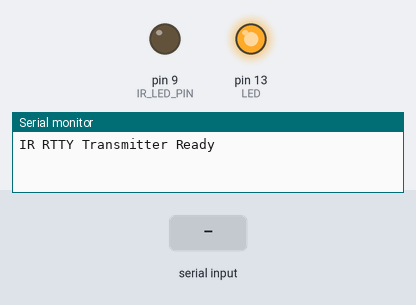
This sketch was run on a simulated Arduino Uno, built with avr-gcc and run on an emulated ATmega328P. Shown: output pins drawn as LEDs (lit = HIGH), the last lines printed to the serial monitor. The inputs (shaded band) are chosen by the test bench.

Above: at 0.01 s.
At 1.2 s:
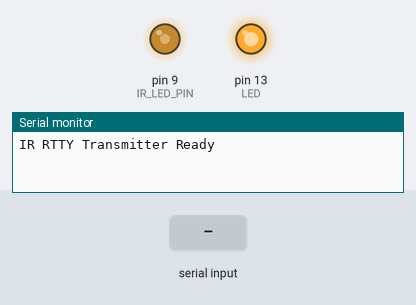
1.3 s: "1" received over Serial
At 3.1 s:
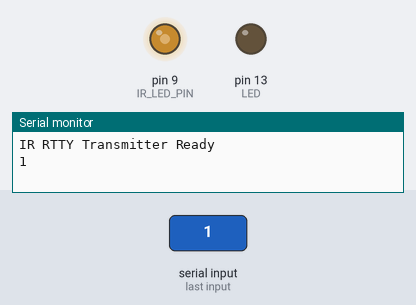
Timing chart, 0 to 4.6 s (numbered marks = the images above; inputs shaded):
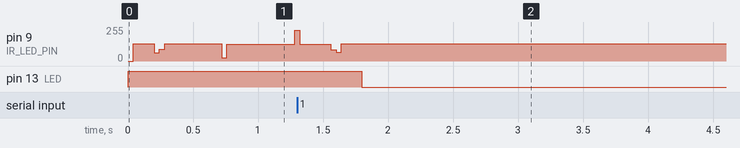

The sketch:

TransmitterSideV5.ino
```cpp
/*
 * Hybrid IR RTTY Transmitter
 * - Uses Timer1 for precise frequency generation (mark/space)
 * - Uses Timer2 for accurate bit timing
 * - Implements circular buffer for message queuing
 * - Direct AVR register manipulation for efficiency
 * - Current limiting for IR LED (0.4mA max)
 */

// Hardware Configuration
#define IR_LED_PIN    9       // Digital Pin 9 corresponds to ATmega328p's PB1 pin (OC1A)
#define DEBUG_LED     13      // Onboard LED for visual confirmation

// Protocol Parameters
#define MARK_FREQ     2295    // Frequency for logical 1 (mark) in Hz
#define SPACE_FREQ    2125    // Frequency for logical 0 (space) in Hz
#define BAUD_RATE     45.45   // Standard RTTY baud rate
#define BIT_DURATION  22000   // (1000000 / BAUD_RATE) in μs

// Calculated Timer Values
#define MARK_OCR1A    435     //((F_CPU / (2 * 8 * MARK_FREQ)) - 1)  // ~435 for 16MHz
#define SPACE_OCR1A   470     //((F_CPU / (2 * 8 * SPACE_FREQ)) - 1) // ~470 for 16MHz
#define BIT_OCR2A     217     // For ~22ms with 1024 prescaler at 16MHz

// Buffer Configuration
#define TX_BUFFER_SIZE 64     // Transmit buffer size

// Transmitter State
volatile struct {
  // Message buffer (circular)
  char buffer[TX_BUFFER_SIZE];
  uint8_t head, tail;
  bool bufferFull;

  // Transmission state
  volatile bool transmitting;
  volatile uint8_t currentByte;
  volatile uint8_t bitCount;
  volatile bool isStartBit;
  volatile bool isStopBit;
} txState;

// Initialize Timer1 for mark/space frequency generation
void setupTimer1() {
  // Reset Timer1 control registers
  TCCR1A = 0;
  TCCR1B = 0;

  // Configure Timer1 for CTC mode (Clear Timer on Compare Match)
  TCCR1B |= (1 << WGM12);

  // Set prescaler to 8
  TCCR1B |= (1 << CS11);

  // Set initial frequency to MARK
  OCR1A = MARK_OCR1A;

  // Enable Timer1 compare match interrupt
  TIMSK1 |= (1 << OCIE1A);
}

// Initialize Timer2 for bit timing
void setupTimer2() {
  // Reset Timer2 control registers
  TCCR2A = 0;
  TCCR2B = 0;

  // Configure Timer2 for CTC mode
  TCCR2A |= (1 << WGM21);

  // Set prescaler to 1024
  TCCR2B |= (1 << CS22) | (1 << CS21) | (1 << CS20);

  // Set compare value for ~22ms bit duration
  OCR2A = BIT_OCR2A;

  // Timer2 interrupt is enabled only when transmitting
}

// Set frequency to MARK (logical 1)
void setMarkFrequency() {
  OCR1A = MARK_OCR1A;
}

// Set frequency to SPACE (logical 0)
void setSpaceFrequency() {
  OCR1A = SPACE_OCR1A;
}

// Timer1 interrupt service routine - toggles IR LED pin to generate carrier frequency
ISR(TIMER1_COMPA_vect) {
  PORTB ^= (1 << PORTB1); // Toggle PB1 (digital pin 9) to generate square wave
}

// Timer2 interrupt service routine - handles bit timing for RTTY transmission
ISR(TIMER2_COMPA_vect) {
  // If not transmitting, do nothing
  if (!txState.transmitting) {
    // Disable Timer2 interrupt
    TIMSK2 &= ~(1 << OCIE2A);
    return;
  }

  // Handle start bit
  if (txState.isStartBit) {
    setSpaceFrequency();
    txState.isStartBit = false;
    PORTB |= (1 << PORTB5); // Turn on debug LED (digital pin 13)
    return;
  }

  // Handle stop bit
  if (txState.isStopBit) {
    setMarkFrequency();
    txState.isStopBit = false;

    // Check if there's more data to transmit
    if (txState.head != txState.tail) {
      // Get next byte from buffer
      txState.currentByte = txState.buffer[txState.tail];
      txState.tail = (txState.tail + 1) % TX_BUFFER_SIZE;
      txState.bufferFull = false;

      // Start new byte transmission
      txState.bitCount = 0;
      txState.isStartBit = true;
    } else {
      // End transmission
      txState.transmitting = false;
      PORTB &= ~(1 << PORTB5); // Turn off debug LED
      TIMSK2 &= ~(1 << OCIE2A); // Disable Timer2 interrupt
    }
    return;
  }

  // Handle data bits
  if (txState.bitCount < 8) {
    // Transmit data bits (LSB first)
    if (txState.currentByte & (1 << txState.bitCount)) {
      setMarkFrequency();
    } else {
      setSpaceFrequency();
    }
    txState.bitCount++;

    // If we've sent all data bits, prepare for stop bit
    if (txState.bitCount >= 8) {
      txState.isStopBit = true;
    }
  }
}

// Add a byte to the transmit buffer
bool queueByte(uint8_t byte) {
  // Check if buffer is full
  if (txState.bufferFull) {
    return false;
  }

  // Store byte in buffer
  txState.buffer[txState.head] = byte;
  txState.head = (txState.head + 1) % TX_BUFFER_SIZE;

  // Check if buffer is now full
  txState.bufferFull = (txState.head == txState.tail);

  // Start transmission if not already running
  if (!txState.transmitting) {
    startTransmission();
  }

  return true;
}

// Start transmitting data from the buffer
void startTransmission() {
  // Check if there's data to transmit
  if (txState.head == txState.tail) {
    return;
  }

  // Disable interrupts while setting up transmission
  cli();

  // Get first byte from buffer
  txState.currentByte = txState.buffer[txState.tail];
  txState.tail = (txState.tail + 1) % TX_BUFFER_SIZE;
  txState.bufferFull = false;

  // Initialize transmission state
  txState.bitCount = 0;
  txState.isStartBit = true;
  txState.isStopBit = false;
  txState.transmitting = true;

  // Enable Timer2 interrupt for bit timing
  TIMSK2 |= (1 << OCIE2A);

  // Re-enable interrupts
  sei();
}

// Queue a string for transmission
void transmitString(const char* str) {
  // Queue each character
  while (*str) {
    // Wait if buffer is full
    while (!queueByte(*str)) {
      // Allow interrupts to process queued data
      delay(10);
    }
    str++;
  }
}

void setup() {
  Serial.begin(115200);

  // Configure IR LED pin as output
  DDRB |= (1 << DDB1);  // Set PB1 (digital pin 9) as output
  DDRB |= (1 << DDB5);  // Set PB5 (digital pin 13) as output

  // Initialize transmitter state
  memset((void*)&txState, 0, sizeof(txState));

  // Setup timers
  setupTimer1();
  setupTimer2();

  // Enable global interrupts
  sei();

  // Send startup message to serial
  Serial.println("IR RTTY Transmitter Ready");

  // Test transmission
  transmitString("Hello World!");
}

void loop() {
  // Check for new data from serial
  if (Serial.available() > 0) {
    char c = Serial.read();
    queueByte(c);

    // Echo to serial
    Serial.write(c);
  }
}
```
